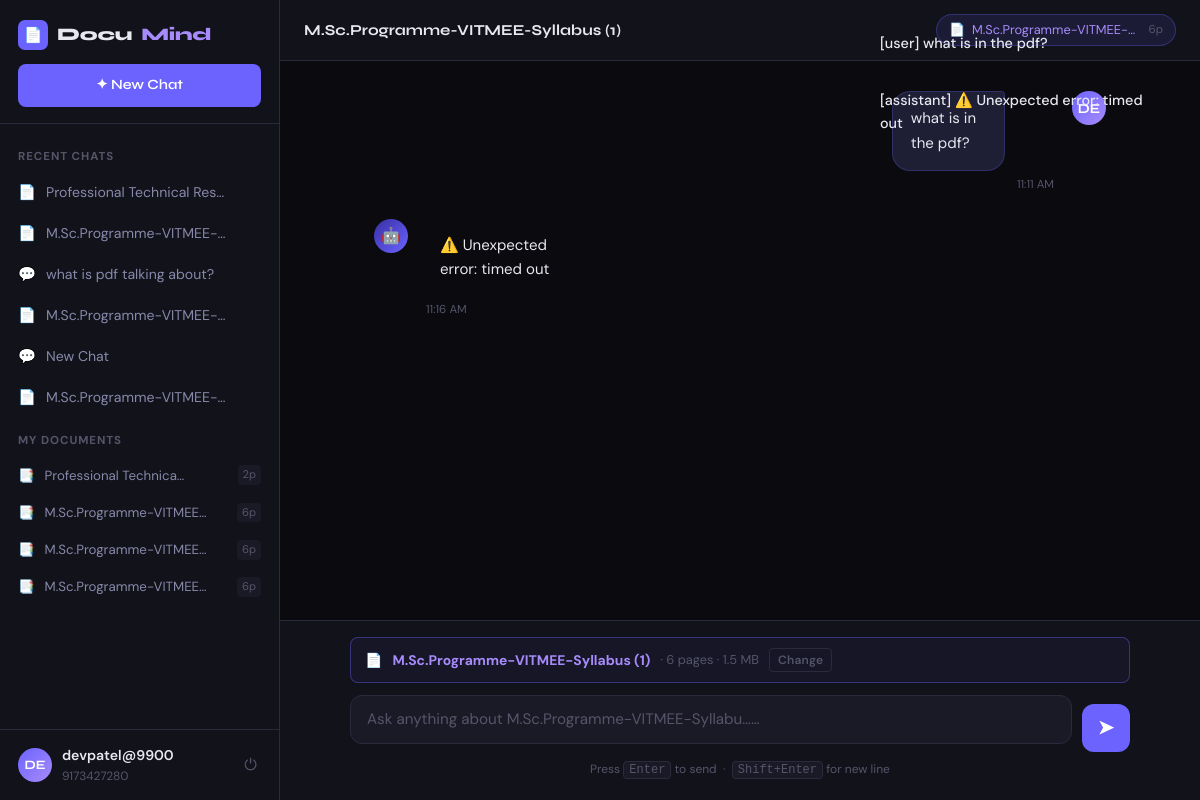
/chatbot/session/5/ (signed in), run on the app's committed database.
### chatbot/models.py (models this page shows, shortened)
class ChatMessage(models.Model):
    ROLE_CHOICES = [('user', 'User'), ('assistant', 'Assistant')]
    session = models.ForeignKey(ChatSession, on_delete=models.CASCADE, related_name='messages')
    role = models.CharField(max_length=10, choices=ROLE_CHOICES)
    content = models.TextField()
    created_at = models.DateTimeField(auto_now_add=True)
    class Meta:
        ordering = ['created_at']
    def __str__(self):
        return f"[{self.role}] {self.content[:60]}"

class ChatSession(models.Model):
    user = models.ForeignKey(settings.AUTH_USER_MODEL, on_delete=models.CASCADE, related_name='sessions')
    document = models.ForeignKey(PDFDocument, on_delete=models.SET_NULL, null=True, blank=True)
    title = models.CharField(max_length=255, default='New Chat')
    created_at = models.DateTimeField(auto_now_add=True)
    updated_at = models.DateTimeField(auto_now=True)
    class Meta:
        ordering = ['-updated_at']

class PDFDocument(models.Model):
    user = models.ForeignKey(settings.AUTH_USER_MODEL, on_delete=models.CASCADE, related_name='documents')
    title = models.CharField(max_length=255)
    file = models.FileField(upload_to='media/pdfs/%Y/%m/%d/')
    extracted_text = models.TextField(blank=True, default='')
    page_count = models.IntegerField(default=0)
    file_size = models.BigIntegerField(default=0)
    uploaded_at = models.DateTimeField(auto_now_add=True)
    class Meta:
        ordering = ['-uploaded_at']
    def file_size_display(self):
        size = self.file_size
        if size < 1024:
            return f"{size} B"
        elif size < 1024 * 1024:
            return f"{size / 1024:.1f} KB"
        else:
            return f"{size / (1024 * 1024):.1f} MB"

### accounts/models.py (models this page shows, shortened)
class CustomUser(AbstractUser):
    phone_number = models.CharField(
        validators=[phone_validator],
        max_length=17,
        unique=True,
        help_text='Required. Enter a valid phone number.'
    )
    avatar = models.ImageField(upload_to='avatars/', null=True, blank=True)
    created_at = models.DateTimeField(auto_now_add=True)
    REQUIRED_FIELDS = ['phone_number', 'email']
    def get_initials(self):
        if self.first_name and self.last_name:
            return f"{self.first_name[0]}{self.last_name[0]}".upper()
        return self.username[:2].upper()

### chatbot/views.py (the view)
# urls.py: path('session/<int:session_id>/', views.session_view, name='session'),
@login_required
def session_view(request, session_id):
    session = get_object_or_404(ChatSession, id=session_id, user=request.user)
    messages_qs = session.messages.all()
    sessions = ChatSession.objects.filter(user=request.user).select_related('document')[:20]
    documents = PDFDocument.objects.filter(user=request.user)
    return render(request, 'chatbot/chat.html', {
        'session': session,
        'messages': messages_qs,
        'sessions': sessions,
        'documents': documents,
    })

### templates/chatbot/chat.html (shortened to what this page needs)
{% extends 'base.html' %}
{% block content %}
<div class="app-layout">
    {% include 'chatbot/_sidebar.html' %}
    <div class="chat-area">
        <div class="chat-topbar">
            <div class="chat-topbar-title">{{ session.title }}</div>
            {% if session.document %}
            <div class="doc-pill" title="{{ session.document.title }}">
                📄 <span class="doc-pill-name">{{ session.document.title|truncatechars:25 }}</span>
                <span class="doc-pill-pages">{{ session.document.page_count }}p</span>
            </div>
            {% endif %}
        </div>
        <div class="messages-area" id="messages-area">
            <div class="messages-inner" id="messages-inner">
                {% if not messages %}
                <div class="empty-chat" id="empty-state">
                    <div class="empty-icon">🧠</div>
                    <div class="empty-title">
                        {% if session.document %}Ready to answer questions about your PDF{% else %}Start a conversation{% endif %}
                    </div>
                    <div class="empty-sub">
                        {% if session.document %}
                            Ask anything about <strong>{{ session.document.title }}</strong>. I've read all {{ session.document.page_count }} pages.
                        {% else %}
                            Upload a PDF below to get document-specific answers, or just ask me anything!
                        {% endif %}
                    </div>
                    <div class="suggestions">
                        {% if session.document %}
                        <div class="suggestion-chip" onclick="sendSuggestion('Summarize this document')">📋 Summarize this document</div>
                        <div class="suggestion-chip" onclick="sendSuggestion('What are the key points?')">🔑 Key points</div>
                        <div class="suggestion-chip" onclick="sendSuggestion('What is the main conclusion?')">🎯 Main conclusion</div>
                        <div class="suggestion-chip" onclick="sendSuggestion('List all important dates or numbers mentioned')">📊 Dates & numbers</div>
                        {% else %}
                        <div class="suggestion-chip" onclick="sendSuggestion('What can you help me with?')">💡 What can you do?</div>
                        <div class="suggestion-chip" onclick="sendSuggestion('How do I use this chatbot?')">🤔 How to use this</div>
                        {% endif %}
                    </div>
                </div>
                {% else %}
                {% for msg in messages %}
                <div class="message-row {{ msg.role }}">
                    <div class="msg-avatar {% if msg.role == 'assistant' %}ai-avatar{% else %}user-avatar{% endif %}">
                        {% if msg.role == 'assistant' %}🤖{% else %}{{ request.user.get_initials }}{% endif %}
                    </div>
                    <div>
                        <div class="msg-bubble" {% if msg.role == 'assistant' %}data-markdown="true"{% endif %}>{{ msg.content }}</div>
                        <div class="msg-time">{{ msg.created_at|date:"g:i A" }}</div>
                    </div>
                </div>
                {% endfor %}
                {% endif %}
            </div>
        </div>
        <div class="input-area">
            <div class="input-inner">
                <div class="upload-bar {% if session.document %}has-doc{% endif %}" id="upload-bar"
                     {% if not session.document %}onclick="document.getElementById('pdf-file-input').click()"{% endif %}>
                    {% if session.document %}
                        📄 <strong>{{ session.document.title|truncatechars:35 }}</strong>
                        <span style="color:var(--text-dim); font-size:0.8rem;">· {{ session.document.page_count }} pages · {{ session.document.file_size_display }}</span>
                        <button class="change-doc-btn" onclick="openDocModal()">Change</button>
                    {% else %}
                        📎 <span id="upload-label">Click to upload a PDF — or drag & drop anywhere</span>
                        <div class="upload-progress" id="upload-progress" style="display:none">
                            <div class="upload-progress-bar" id="upload-progress-bar" style="width:0%"></div>
                        </div>
                    {% endif %}
                </div>
                <div class="message-form">
                    <div class="message-input-wrap">
                        <textarea id="message-input"
                            placeholder="{% if session.document %}Ask anything about {{ session.document.title|truncatechars:30 }}…{% else %}Ask a question or upload a PDF…{% endif %}"
                            rows="1"
                            onkeydown="handleKeydown(event)"
                            oninput="autoResize(this)"></textarea>
                    </div>
                    <button class="send-btn" id="send-btn" onclick="sendMessage()" title="Send (Enter)">
                        ➤
                    </button>
                </div>
                <div class="input-hint">Press <kbd style="background:var(--surface2);border:1px solid var(--border);border-radius:4px;padding:1px 5px;font-size:0.75rem;">Enter</kbd> to send &nbsp;·&nbsp; <kbd style="background:var(--surface2);border:1px solid var(--border);border-radius:4px;padding:1px 5px;font-size:0.75rem;">Shift+Enter</kbd> for new line</div>
            </div>
        </div>
    </div>
</div>
{% endblock %}

### templates/base.html (shortened to what this page needs)
<!DOCTYPE html>
<html lang="en">
<head>
</head>
<body>
    {% if messages %}
    <div class="messages-django">
        {% for message in messages %}
        <div class="msg-toast {{ message.tags }}">{{ message }}</div>
        {% endfor %}
    </div>
    {% endif %}
    {% block content %}{% endblock %}
</body>
</html>

### templates/chatbot/_sidebar.html (shortened to what this page needs)
<aside class="sidebar">
    <div class="sidebar-header">
        <div class="sidebar-logo">
            <div class="logo-icon">📄</div>
            Docu<span>Mind</span>
        </div>
        <a href="{% url 'chatbot:new_session' %}" class="new-chat-btn">
            ✦ New Chat
        </a>
    </div>
    <div class="sidebar-body">
        {% if sessions %}
        <div class="sidebar-section-title">Recent Chats</div>
        {% for s in sessions %}
        <div class="session-item {% if request.resolver_match.kwargs.session_id == s.id|stringformat:'i' %}active{% endif %}">
            <span class="session-icon">{% if s.document %}📄{% else %}💬{% endif %}</span>
            <a href="{% url 'chatbot:session' s.id %}" class="session-label" style="color:inherit;text-decoration:none;">
                {{ s.title|truncatechars:30 }}
            </a>
            <form method="post" action="{% url 'chatbot:delete_session' s.id %}" style="margin:0">
            </form>
        </div>
        {% endfor %}
        {% endif %}
        {% if documents %}
        <div class="sidebar-section-title sidebar-docs-section">My Documents</div>
        {% for doc in documents %}
        <div class="doc-item">
            <span>📑</span>
            <span style="flex:1;overflow:hidden;text-overflow:ellipsis;white-space:nowrap;" title="{{ doc.title }}">{{ doc.title|truncatechars:22 }}</span>
            <span class="doc-badge">{{ doc.page_count }}p</span>
        </div>
        {% endfor %}
        {% endif %}
    </div>
    <div class="sidebar-footer">
        <div class="user-info">
            <div class="user-avatar">{{ request.user.get_initials }}</div>
            <div class="user-details">
                <div class="user-name">{{ request.user.username }}</div>
                <div class="user-phone">{{ request.user.phone_number }}</div>
            </div>
            <a href="{% url 'accounts:logout' %}" class="logout-btn" title="Sign out">⏻</a>
        </div>
    </div>
</aside>

### data on the page
ChatMessage: role+content "[user] what is in the pdf?", content "what is in the pdf?", created_at "11:11 AM"
ChatMessage: role+content "[assistant] ⚠️ Unexpected error: timed out", created_at "11:16 AM"
ChatSession: title "Professional Technical Res…"
ChatSession: title "M.Sc.Programme-VITMEE-…", title "M.Sc.Programme-VITMEE-Syllabus (1)", document "M.Sc.Programme-VITMEE-…", document.page_count "6", document "M.Sc.Programme-VITMEE-Syllabus (1)", document.file_size_display "1.5 MB", document.title "Ask anything about M.Sc.Programme-VITMEE-Syllabu……"
ChatSession: title "what is pdf talking about?"
ChatSession: title "M.Sc.Programme-VITMEE-…"
ChatSession: title "New Chat"
ChatSession: title "M.Sc.Programme-VITMEE-…"
PDFDocument: title "Professional Technica…", page_count "2"
PDFDocument: title "M.Sc.Programme-VITMEE…", page_count "6"
PDFDocument: title "M.Sc.Programme-VITMEE…", page_count "6"
PDFDocument: title "M.Sc.Programme-VITMEE…", page_count "6"
CustomUser: user.get_initials "DE", user.username "devpatel@9900", user.phone_number "9173427280"
